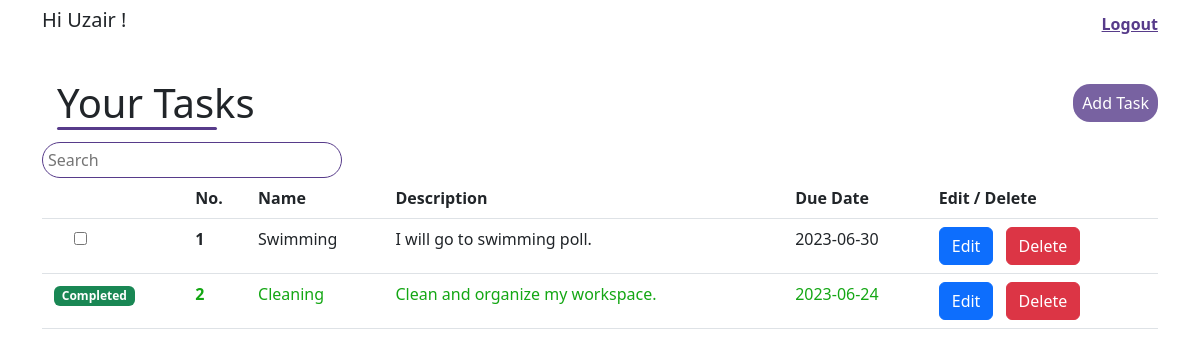
/task.php (signed in), run on the app's committed database.
### tables this page shows
CREATE TABLE `tasks` (
  `id` int(11) NOT NULL,
  `user_id` int(11) NOT NULL,
  `name` varchar(255) NOT NULL,
  `description` text DEFAULT NULL,
  `due_date` date DEFAULT NULL,
  `completed` tinyint(1) NOT NULL DEFAULT 0
);

### task.php (the view, shortened to what this page needs)
<?php
include "config.php";
$userId = $_SESSION['id'];
$query = "SELECT * FROM `tasks` WHERE  `user_id` = $userId";
$res = mysqli_query($conn,$query);
?>
<!DOCTYPE html>
<html lang="en">
<head>
    <link href="https://cdn.jsdelivr.net/npm/bootstrap@5.3.0/dist/css/bootstrap.min.css" rel="stylesheet"
>
</head>
<body>
  <div class="container mt-2 d-flex justify-content-between align-content-center align-items-center">
   <h5>Hi <?php echo $_SESSION['user']?> !</h5>
   <a href="logout.php" class="logout">Logout</a>
  </div>
    <div class="container mt-4 d-flex justify-content-between align-content-center align-items-center">
    <h1>Your Tasks</h1>
    <a href="add-task.php" class="button-link" >
        <button class="task-btn"> Add Task </button>
      </a>
    </div>
    <div class="container" id="table">
      <div><input type="search" placeholder="Search" id="search"></div>
    <?php
  if(mysqli_num_rows($res) > 0){
    ?>
    <table class="table  table-hover able-bordered" >
  <thead>
    <tr>
      <th scope="col"></th>
      <th scope="col">No.</th>
      <th scope="col">Name</th>
      <th scope="col">Description</th>
      <th scope="col">Due Date</th>
      <th scope="col">Edit / Delete</th>
    </tr>
  </thead>
  <tbody id="tableBody">
  <?php
  $count = 0;
   while($row = mysqli_fetch_assoc($res)){
    $count += 1;
    if($row['completed'] == 1){
      $style = "color: rgb(20, 167, 20) !important";
      $check = "checked";
    }elseif($row['completed'] == 0){
      $style = "";
      $check = "";
    }
  ?>
    <tr>
      <th scope="row">
      <?php if($row['completed'] == 0){
        echo '<input type="checkbox" class="task-checkbox ms-4" data-task-id="'.$row["id"].'" '.$check.'>';
      }else{
        echo '<span class="badge text-bg-success ms-1">Completed</span>';
      }
      ?>
      </th>
      <th style="<?php echo $style?>" scope="row" data-bs-toggle="modal" data-bs-target="#exampleModal<?php echo $row['id']?>"><?php echo $count ;?></th>
      <td style="<?php echo $style?>" data-bs-toggle="modal" data-bs-target="#exampleModal<?php echo $row['id']?>"><?php echo $row['name']?></td>
      <td style="<?php echo $style?>" data-bs-toggle="modal" data-bs-target="#exampleModal<?php echo $row['id']?>"><?php echo $row['description']?></td>
      <td style="<?php echo $style?>" data-bs-toggle="modal" data-bs-target="#exampleModal<?php echo $row['id']?>"><?php echo $row['due_date'];?></td>
      <td>
        <a href="edit-task.php?id=<?php echo $row['id']?>"><button type="button" class="btn btn-primary">Edit</button></a>
        <a href="delete-task.php?id=<?php echo $row['id']?>"><button type="button" class="btn btn-danger ms-2">Delete</button></a>
      </td>
    </tr>
    <?php
    }
    ?>
  </tbody>
</table>
<?php
}else{
  echo "<h3 class='mt-3 ms-2'>No Task</h3>";
}
?>
</div>
</body>
</html>

### task.php (style rules this page uses)
h1 { margin: 15px; position: relative; }
h1::before { content: ''; position: absolute; top: 100%; left: 0%; width: 160px; border-radius: 50px; height: 3px; background-color: #573b8a; }
.button-link { text-decoration: none; }
.task-btn { border: none; outline: none; background-color: #573b8a; padding: 7px 9px; border-radius: 17px; position: relative; z-index: 5; overflow: hidden; color: #fff; opacity: 0.8; transition: 0.5s all ease-in-out; }
#search { border-radius: 20px; padding: 5px; border: 1px solid #573b8a; outline: none; width: 300px; }
.logout { text-decoration: underline; color: #573b8a; font-weight: 600; }

### data on the page
tasks: name "Swimming", description "I will go to swimming poll.", due_date "2023-06-30"
tasks: completed "Completed", name "Cleaning", description "Clean and organize my workspace.", due_date "2023-06-24"

### other printed values
$_SESSION['user'] "Uzair"
